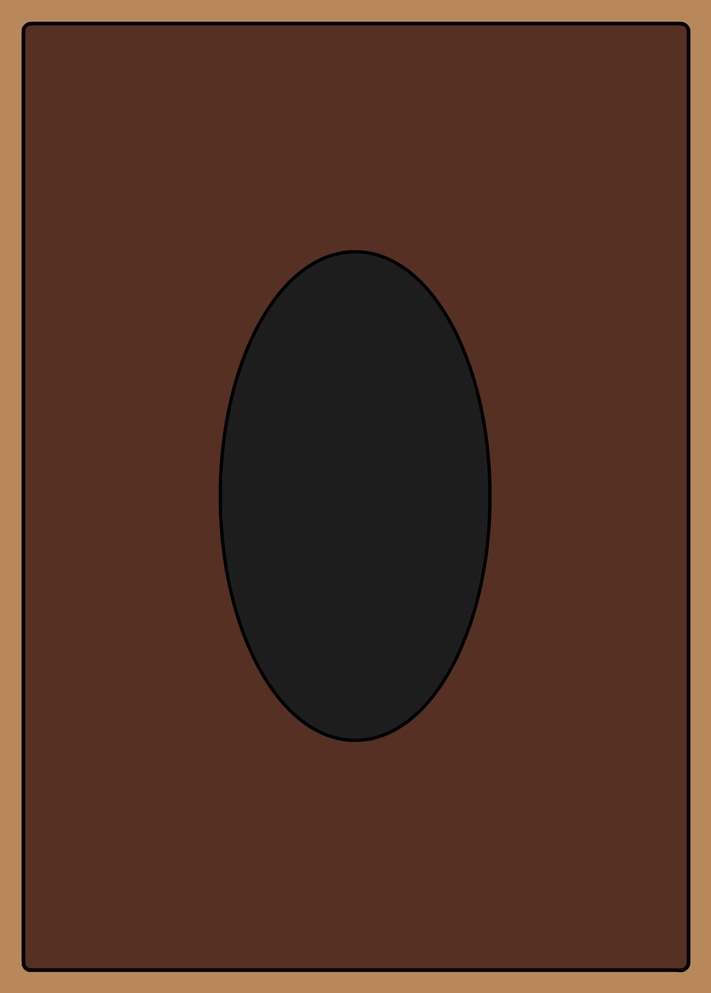
#> input picture resources/backs/yugioh/back.jpg, 711 x 993 px, shrunk from 3012 x 4210 before the run
$ python -i cropper.py   (imports and definitions only)
#> lines starting #> are read from the running program, lines starting #| are printed output that depends on the picture
import logging
import math
from pathlib import Path

from PIL import Image, ImageOps

_log = logging.getLogger(__name__)

# MPC bleed fractions (removed during crop)
_BLEED_X = 0.042
_BLEED_Y = 0.031

# Card trim dimensions in mm (MPC standard)
CARD_W_MM = 63.5
CARD_H_MM = 88.9

# Mirror bleed to add around each trimmed card (mm)
BLEED_MM = 1.0

# Rounded-corner fill: fraction of the shorter side used as corner radius
_CORNER_RADIUS_FRAC = 0.04
# Minimum luminance difference to consider a corner pixel "anomalous"
_CORNER_LUMA_THRESHOLD = 60
# Offset past the corner zone where border color is sampled
_CORNER_SAMPLE_OFFSET = 1.0


def _luminance(r: int, g: int, b: int) -> float:
    return 0.299 * r + 0.587 * g + 0.114 * b


# [94 lines left out: functions _sample_border_color, _fill_rounded_corners, not called in this run]


def _crop_to_trim(img: Image.Image) -> Image.Image:
    w, h = img.size
    bx = round(w * _BLEED_X)
    by = round(h * _BLEED_Y)
    return img.crop((bx, by, w - bx, h - by))


def _add_mirror_bleed(img: Image.Image, bx: int, by: int) -> Image.Image:
    w, h = img.size
    nw, nh = w + 2 * bx, h + 2 * by
    out = Image.new(img.mode, (nw, nh))

    out.paste(img, (bx, by))

    out.paste(ImageOps.flip(img.crop((0, 0, w, by))), (bx, 0))  # top
    out.paste(ImageOps.flip(img.crop((0, h - by, w, h))), (bx, nh - by))  # bottom
    out.paste(ImageOps.mirror(img.crop((0, 0, bx, h))), (0, by))  # left
    out.paste(ImageOps.mirror(img.crop((w - bx, 0, w, h))), (nw - bx, by))  # right

    # corners: rotate 180° of corresponding corner
    out.paste(img.crop((0, 0, bx, by)).rotate(180), (0, 0))
    out.paste(img.crop((w - bx, 0, w, by)).rotate(180), (nw - bx, 0))
    out.paste(img.crop((0, h - by, bx, h)).rotate(180), (0, nh - by))
    out.paste(img.crop((w - bx, h - by, w, h)).rotate(180), (nw - bx, nh - by))

    return out


def process_for_pdf(
    input_path: str | Path,
    output_path: str | Path,
    crop_borders: bool = True,
) -> Path:
    """Optionally crop MPC bleed, then add mirror bleed. Result is what gets
    placed in the PDF.

    `crop_borders=False` skips the MPC-bleed crop — used for user-supplied
    local images that don't carry the MPC border.

    Skips work when `output_path` already exists and is newer than `input_path`,
    matching the downloader's cache-on-disk behavior.
    """
#> called with input_path = '../resources/backs/yugioh/back.jpg', output_path = 'out.png', crop_borders = True
    output_path = Path(output_path)
    input_path = Path(input_path)
    if output_path.exists() and output_path.stat().st_mtime >= input_path.stat().st_mtime:
        _log.debug("Crop cache hit: %s", output_path.name)
        return output_path
    _log.debug("Cropping: %s (crop_borders=%s)", input_path.name, crop_borders)
    try:
        img = Image.open(input_path).convert("RGB")
#> img is the input picture: PIL image 711x993 RGB; mean R, G, B 85.6, 53.1, 39
    except Exception as exc:
        raise RuntimeError(f"No se puede abrir la imagen '{input_path}': {exc}") from exc
    trimmed = _crop_to_trim(img) if crop_borders else img
#> in _crop_to_trim, `return img.crop((bx, by, w - bx, h - by))`:
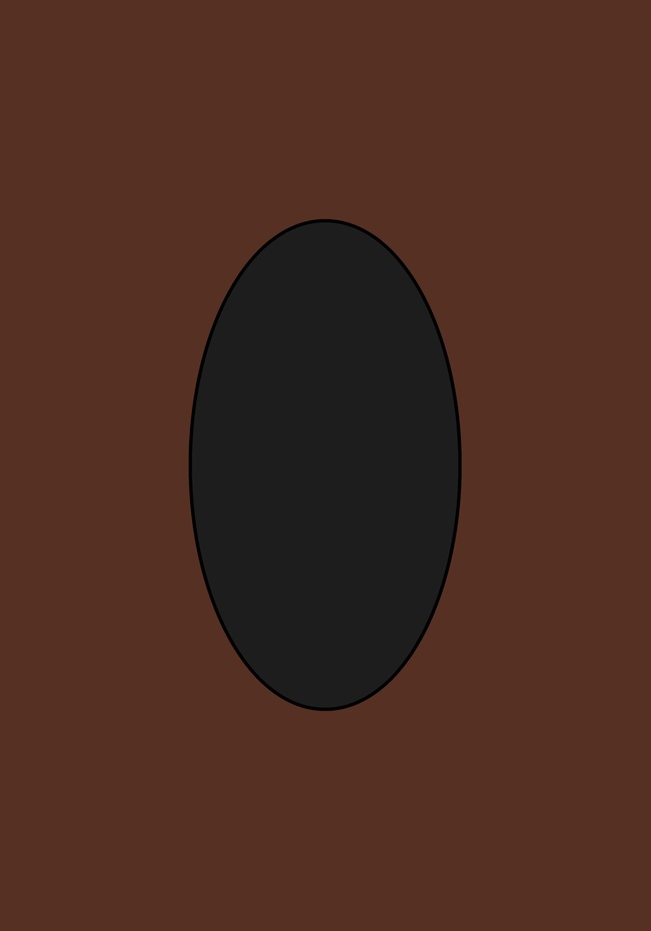
#> returned value: PIL image 651x931 RGB; mean R, G, B 75.9, 44.5, 33.8
    if not crop_borders:
        # Scryfall images may have rounded corners with dark pixels
        trimmed = _fill_rounded_corners(trimmed)
    cw, ch = trimmed.size
#> cw = 651; ch = 931
    bx = round(cw * BLEED_MM / CARD_W_MM)
#> bx = 10
    by = round(ch * BLEED_MM / CARD_H_MM)
#> by = 10
    bled = _add_mirror_bleed(trimmed, bx, by)
#> in _add_mirror_bleed, `out = Image.new(img.mode, (nw, nh))`: out: PIL image 671x951 RGB; every value is 0
#> in _add_mirror_bleed, `out.paste(img, (bx, by))`:
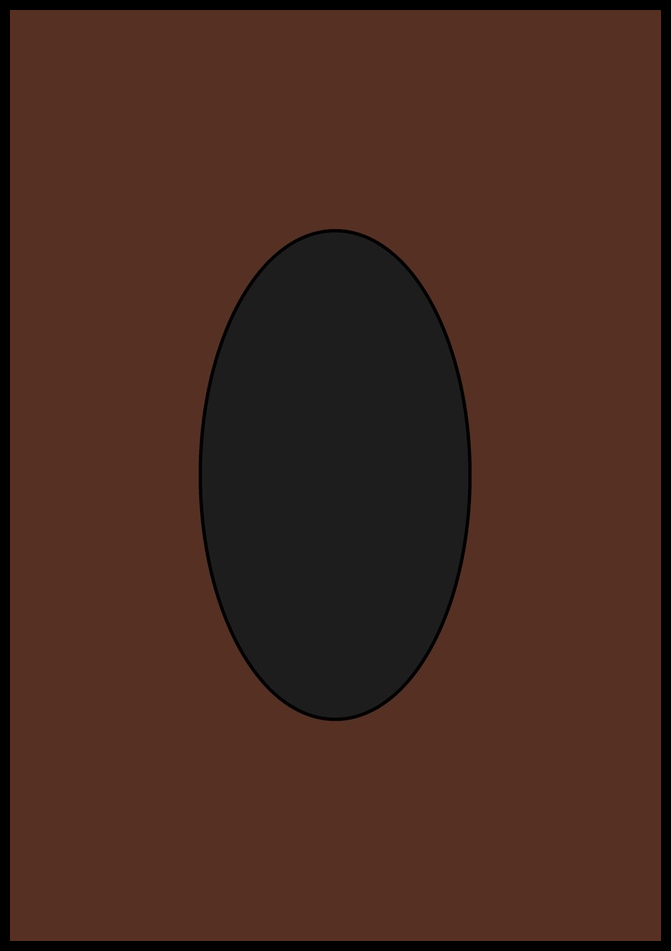
#> out: PIL image 671x951 RGB; mean R, G, B 72.1, 42.3, 32.1
#> in _add_mirror_bleed, `out.paste(ImageOps.flip(img.crop((0, h - by, w, h))), (bx, nh - by))`:
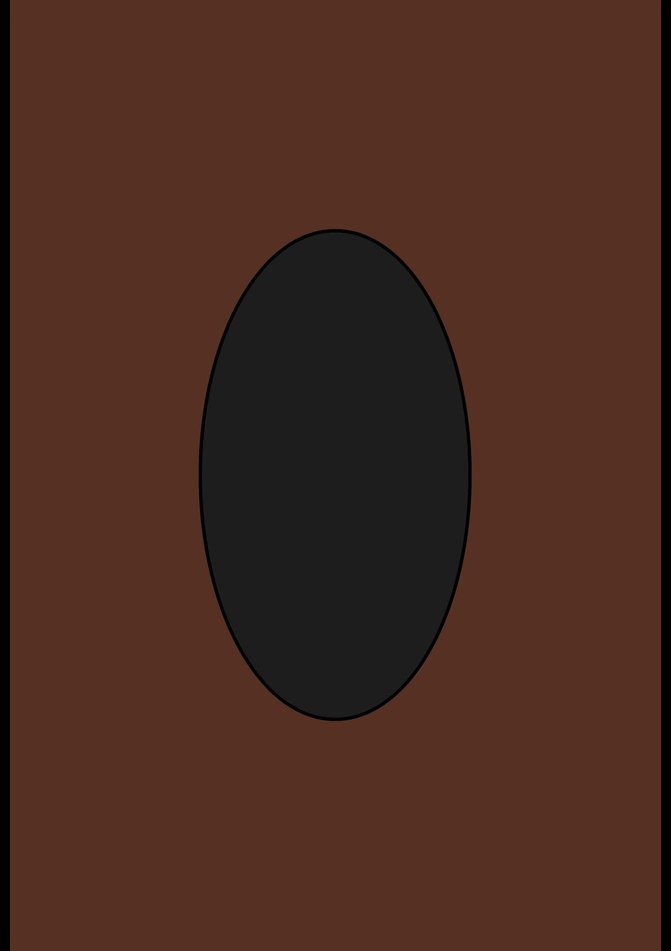
#> out: PIL image 671x951 RGB; mean R, G, B 73.8, 43.3, 32.8
    output_path.parent.mkdir(parents=True, exist_ok=True)
    bled.save(output_path)
    return output_path

>>> result = process_for_pdf('../resources/backs/yugioh/back.jpg', 'out.png')
